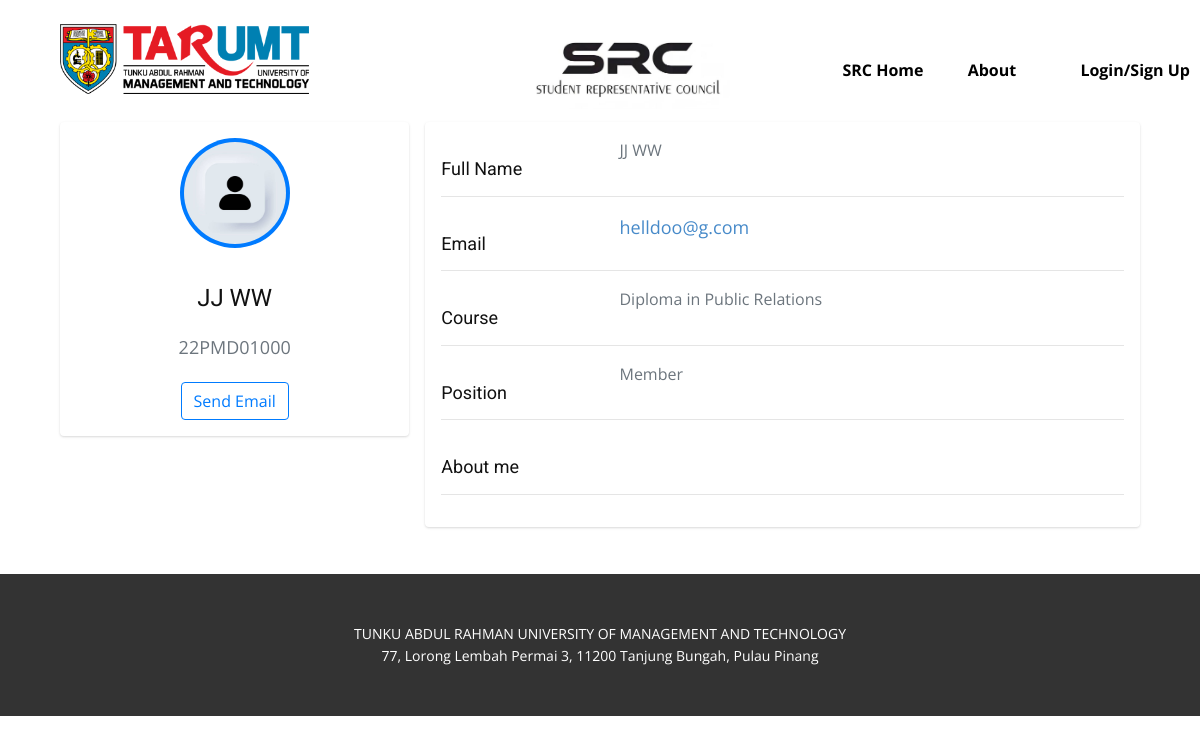
The page /Profile2.php?studentid=22PMD01000 on the database its author committed.
### tables this page shows
CREATE TABLE `student` (
  `studentid` varchar(10) NOT NULL,
  `studentname` varchar(50) NOT NULL,
  `studentemail` varchar(40) NOT NULL,
  `studentpass` varchar(16) NOT NULL,
  `studentgender` varchar(1) NOT NULL,
  `role` varchar(5) NOT NULL DEFAULT 'user',
  `studentcourse` varchar(20) NOT NULL,
  `studentyear` varchar(5) NOT NULL,
  `studentsem` varchar(10) NOT NULL,
  `sposition` varchar(20) NOT NULL DEFAULT 'Member',
  `pfp` varchar(255) NOT NULL DEFAULT 'profile.jpg',
  `aboutme` text NOT NULL
);

### config/db.php (called while the page is built, shortened)
<?php
function getcourse(){
    return array (
        "DCS" => "Diploma in Computer Science",
        "DIT" => "Diploma in Information Technology",
        "DIS" => "Diploma in Information System",
        "RSE" => "Degree in Software Engineering",
        "RIT" => "Degree in Information Technology",
        "RIS" => "Degree in Information Security",
        "RCS" => "Degree in Computer Science",
        "DBA" => "Diploma in Business Administration",
        "DAC" => "Diploma in Accounting",
        "DIB" => "Diploma in International Business",
        "RBA" => "Degree in Business Administration",
        "RAC" => "Degree in Accounting",
        "RIB" => "Degree in International Business",
        "DQS" => "Diploma in Quantity Surverying",
        "DBC" => "Diploma in Broadcast Communication",
        "DPR" => "Diploma in Public Relations",
        "DEE" => "Diploma in Electrical Engineering",
        "RQS" => "Degree in Quantity Surverying",
        "RBC" => "Degree in Broadcast Communication",
        "RPR" => "Degree in Public Relations",
        "REE" => "Degree in Electrical Engineering",
    );
}

### Profile2.php (the view, shortened to what this page needs)
<?php
include 'config/db.php';
if (isset($_GET['studentid'])) {
    $studentid = trim($_GET['studentid']);
}
$sql = "SELECT * FROM student WHERE studentid = '$studentid'";
$res = mysqli_query($conn, $sql);
if (mysqli_num_rows($res) > 0) {
    while ($rows = mysqli_fetch_assoc($res)) {
        $studentname = $rows['studentname'];
        $studentid = $rows['studentid'];
        $studentemail = $rows['studentemail'];
        $studentcourse = $rows['studentcourse'];
        $sposition = $rows['sposition'];
        $pfp = $rows['pfp'];
    }
}
$profilename = $studentname;
?>
<!DOCTYPE html>
<html lang="en">
<head>
    <link href="https://cdn.jsdelivr.net/npm/bootstrap@4.4.1/dist/css/bootstrap.min.css" rel="stylesheet">
    <link rel="stylesheet" href="css/Profile2.css" media="screen">
</head>
<body>
    <div class="container">
        <div class="main-body">
            <?php
            include_once 'header.php';
            ?>
            <div class="row gutters-sm">
                <div class="col-md-4 mb-3">
                    <div class="card">
                        <div class="card-body">
                            <div class="d-flex flex-column align-items-center text-center">
                                <img src="images/<?php echo $pfp; ?>" class="rounded-circle p-1 bg-primary" width="110" alt="<?php echo $pfp; ?>">
                                <div class="mt-3">
                                    <h4>
                                        <?php
                                        echo $profilename;
                                        ?>
                                    </h4>
                                    <p class="text-secondary mb-1">
                                        <?php
                                        echo $studentid;
                                        ?>
                                    </p>
                                    <button class="btn btn-outline-primary" onclick="location.href='mailto:<?php $studentemail ?>'">Send Email</button>
                                </div>
                            </div>
                        </div>
                    </div>
                </div>
                <div class="col-md-8">
                    <div class="card mb-3">
                        <div class="card-body">
                            <div class="row">
                                <div class="col-sm-3">
                                    <h6 class="mb-0">Full Name</h6>
                                </div>
                                <div class="col-sm-9 text-secondary">
                                    <?php
                                    echo $profilename;
                                    ?>
                                </div>
                            </div>
                            <hr>
                            <div class="row">
                                <div class="col-sm-3">
                                    <h6 class="mb-0">Email</h6>
                                </div>
                                <div class="col-sm-9 text-secondary">
                                    <?php
                                    echo "<a href=mailto:" . $studentemail . ">" . $studentemail . "</a>";
                                    ?>
                                </div>
                            </div>
                            <hr>
                            <div class="row">
                                <div class="col-sm-3">
                                    <h6 class="mb-0">Course</h6>
                                </div>
                                <div class="col-sm-9 text-secondary">
                                    <?php
                                    $courses = getcourse();
                                    echo $courses[$studentcourse];
                                    ?>
                                </div>
                            </div>
                            <hr>
                            <div class="row">
                                <div class="col-sm-3">
                                    <h6 class="mb-0">Position</h6>
                                </div>
                                <div class="col-sm-9 text-secondary">
                                    <?php
                                    echo $sposition;
                                    ?>
                                </div>
                            </div>
                            <hr>
                            <div class="row">
                                <div class="col-sm-3">
                                    <h6 class="mb-0">About me</h6>
                                </div>
                                <div class="col-sm-9 text-secondary">
                                </div>
                            </div>
                            <hr>
                        </div>
                    </div>
                    <div class="row gutters-sm">
                    </div>
                </div>
            </div>
        </div>
    </div>
</body>
<?php
include_once 'footer.php';
?>
</html>

### css/Profile2.css (style rules this page uses)
body { margin-top:20px; color: #1a202c; text-align: left; background-color: #e2e8f0; }
.main-body { padding: 15px; }
.card { box-shadow: 0 1px 3px 0 rgba(0,0,0,.1), 0 1px 2px 0 rgba(0,0,0,.06); }
.card { position: relative; display: flex; flex-direction: column; min-width: 0; word-wrap: break-word; background-color: #fff; background-clip: border-box; border: 0 solid rgba(0,0,0,.125); border-radius: .25rem; }
.card-body { flex: 1 1 auto; min-height: 1px; padding: 1rem; }
.gutters-sm { margin-right: -8px; margin-left: -8px; }
.gutters-sm>.col, .gutters-sm>[class*=col-] { padding-right: 8px; padding-left: 8px; }
.mb-3, .my-3 { margin-bottom: 1rem!important; }

### rows shown on the page
student: pfp (placeholder picture), studentname "JJ WW", studentid "22PMD01000", studentemail "helldoo@g.com", studentcourse "Diploma in Public Relations", sposition "Member"
